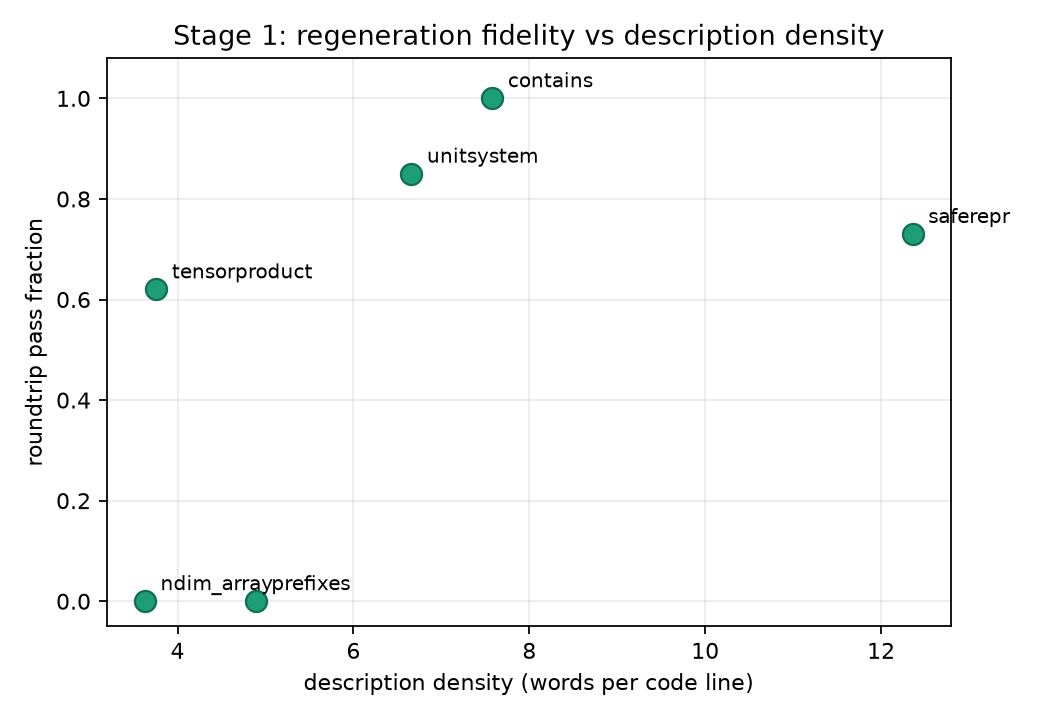

This figure's Python source:
"""Stage 1 figure: roundtrip fidelity vs compression (words/line)."""
import matplotlib
matplotlib.use("Agg")
import matplotlib.pyplot as plt

data = [
    ("contains",      7.58, 1.00),
    ("unitsystem",    6.66, 0.85),
    ("saferepr",     12.36, 0.73),
    ("tensorproduct", 3.76, 0.62),
    ("prefixes",      4.89, 0.00),
    ("ndim_array",    3.63, 0.00),
]
labels=[d[0] for d in data]; x=[d[1] for d in data]; y=[d[2] for d in data]
fig, ax = plt.subplots(figsize=(6.5,4.5))
ax.scatter(x,y,s=90,color="#1D9E75",edgecolor="#0F6E56",zorder=3)
for lab,xi,yi in zip(labels,x,y):
    ax.annotate(lab,(xi,yi),textcoords="offset points",xytext=(7,5),fontsize=9)
ax.set_xlabel("description density (words per code line)")
ax.set_ylabel("roundtrip pass fraction")
ax.set_title("Stage 1: regeneration fidelity vs description density")
ax.grid(True,alpha=0.25,zorder=0); ax.set_ylim(-0.05,1.08)
fig.tight_layout(); fig.savefig("benchmarks/fig_compression.png",dpi=160); fig.savefig("benchmarks/fig_compression.svg")
print("saved benchmarks/fig_compression.png + .svg")
